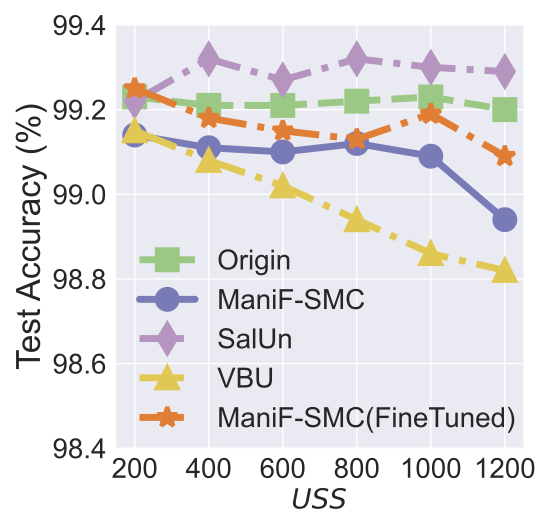

Generate this figure with Python:


import numpy as np
import matplotlib.pyplot as plt

epsilon = 3
beta = 1 / epsilon


x=[1, 2, 3, 4, 5, 6]
# validation_for_plt =[97,95.8600, 94.9400, 93.5400, 93.2400]
# attack_for_plt=[0, 0.3524, 0, 0.1762, 0.1762]
# basic_for_plt=[99.8, 99.8, 99.8, 99.8, 99.8]

labels = ['200', '400', '600', '800', '1000', '1200']
# unl_org = [97.77, 97.55, 97.35, 97.29, 97.21, 97.21]


OUL_finetuned = [0.9925, 0.9918, 0.9915, 0.9913, 0.9919, 0.9909]


# unl_hess_r = [96.6, 96.66, 96.04, 95.94, 95.85, 97.21]
OUL = [0.9914, 0.9911, 0.9910, 0.9912, 0.9909, 0.9894]

org_acc = [0.9923, 0.9921, 0.9921, 0.9922, 0.9923, 0.9920]

salun_acc = [0.9922, 0.9932,  0.9927, 0.9932, 0.9930, 0.9929]
# unl_ss_wo = [94.32, 94.53, 94.78, 93.38, 94.04, 97.21]
vbu_ldp_acc = [0.9915, 0.9908, 0.9902, 0.9894, 0.9886, 0.9882]

for i in range(len(OUL)):
    OUL[i] = OUL[i]*100
    org_acc[i] = org_acc[i]*100
    salun_acc[i] = salun_acc[i]*100
    vbu_ldp_acc[i] = vbu_ldp_acc[i] * 100
    OUL_finetuned[i] = OUL_finetuned[i] * 100

plt.style.use('seaborn')
plt.figure(figsize=(5.5, 5.3))
l_w=5
m_s=15
marker_s = 3
markevery=1
#plt.figure(figsize=(8, 5.3))
#plt.plot(x, unl_fr, color='blue', marker='^', label='Retrain',linewidth=l_w, markersize=m_s)

#plt.plot(x, unl_ss_w, color='g',  marker='*',  label='PriMU$_{w}$',linewidth=l_w, markersize=m_s)
plt.plot(x, org_acc, linestyle='--', color='#9BC985',  marker='s', fillstyle='full', markevery=markevery,
         label='Origin',linewidth=l_w, markersize=m_s, markeredgewidth=marker_s)


plt.plot(x, OUL, linestyle='-', color='#797BB7', marker='o', fillstyle='full', markevery=markevery,
         label='ManiF-SMC', linewidth=l_w, markersize=m_s, markeredgewidth=marker_s)


plt.plot(x, salun_acc, linestyle='-.', color='#B595BF',  marker='d', fillstyle='full', markevery=markevery, label='SalUn',linewidth=l_w, markersize=m_s, markeredgewidth=marker_s)

plt.plot(x, vbu_ldp_acc, linestyle='-.', color='#E1C855',  marker='^', fillstyle='full', markevery=markevery,
         label='VBU',linewidth=l_w, markersize=m_s, markeredgewidth=marker_s)

plt.plot(x, OUL_finetuned, linestyle='-.', color='#E07E35',  marker='*', fillstyle='full', markevery=markevery, label='ManiF-SMC(FineTuned)',linewidth=l_w, markersize=m_s, markeredgewidth=marker_s)



# plt.grid()
leg = plt.legend(fancybox=True, shadow=True)
# plt.xlabel('Malicious Client Ratio (%)' ,fontsize=16)
plt.ylabel('Test Accuracy (%)' ,fontsize=24)
my_y_ticks = np.arange(98.4, 99.5, 0.2)
plt.yticks(my_y_ticks,fontsize=20)
plt.xlabel('$\it USS$' ,fontsize=20)

plt.xticks(x, labels, fontsize=20)
# plt.title('CIFAR10 IID')

# plt.annotate(r"1e0", xy=(0.1, 1.01), xycoords='axes fraction', xytext=(-10, 10), textcoords='offset points', ha='right', va='center', fontsize=15)


# plt.title('(c) Utility Preservation', fontsize=24)
plt.legend(loc=(0.03, 0.01),fontsize=20)
plt.tight_layout()
#plt.title("MNIST")
plt.rcParams['figure.figsize'] = (2.0, 1)
plt.rcParams['image.interpolation'] = 'nearest'
plt.rcParams['figure.subplot.left'] = 0.11
plt.rcParams['figure.subplot.bottom'] = 0.08
plt.rcParams['figure.subplot.right'] = 0.977
plt.rcParams['figure.subplot.top'] = 0.969
plt.savefig('MNIST_model_TA_uss_finetuned.pdf', format='pdf', dpi=200)
plt.show()
